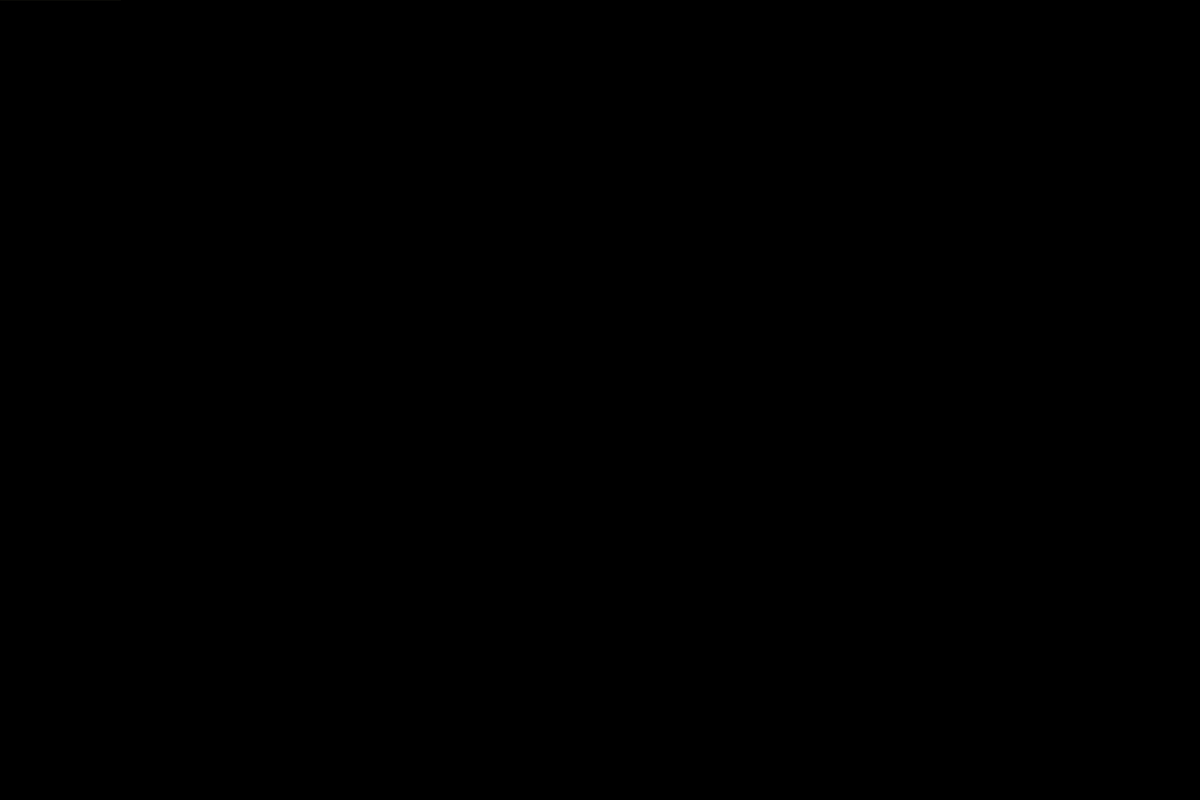
Frame 1 (no input)
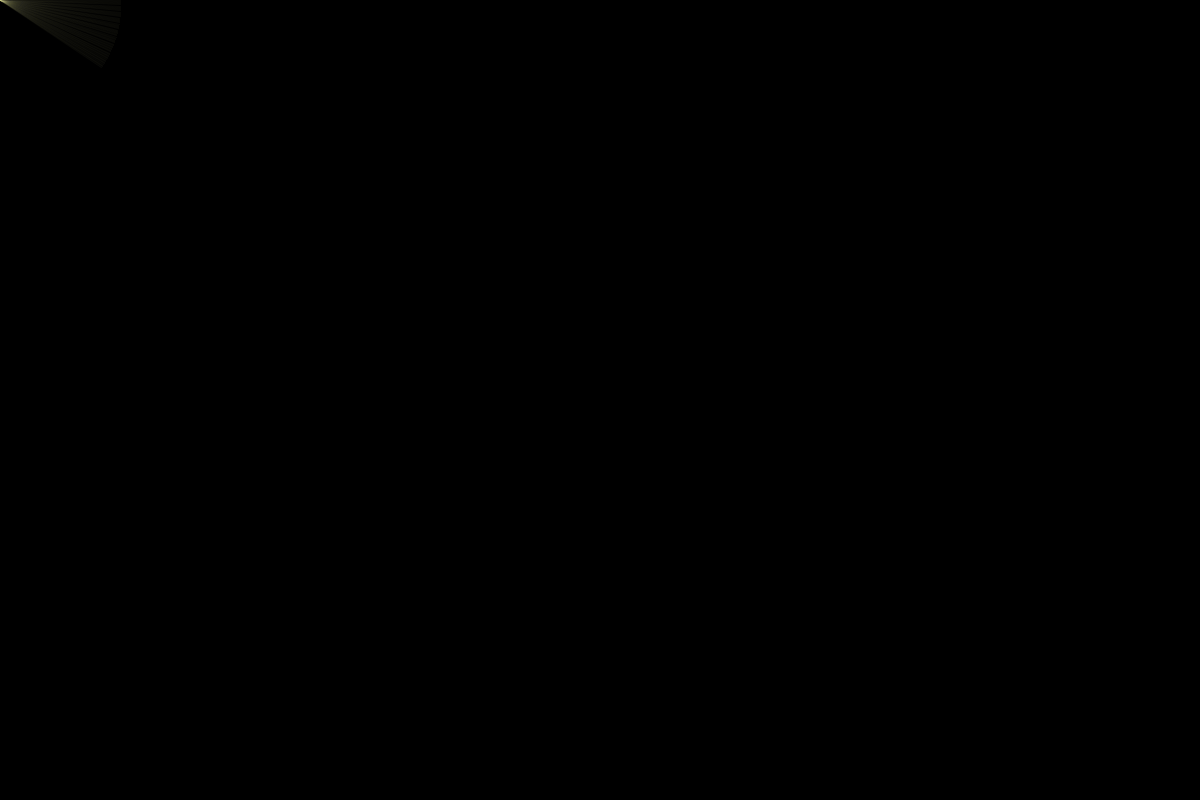
Frame 60 (the mouse pressed at the canvas centre just before this capture)
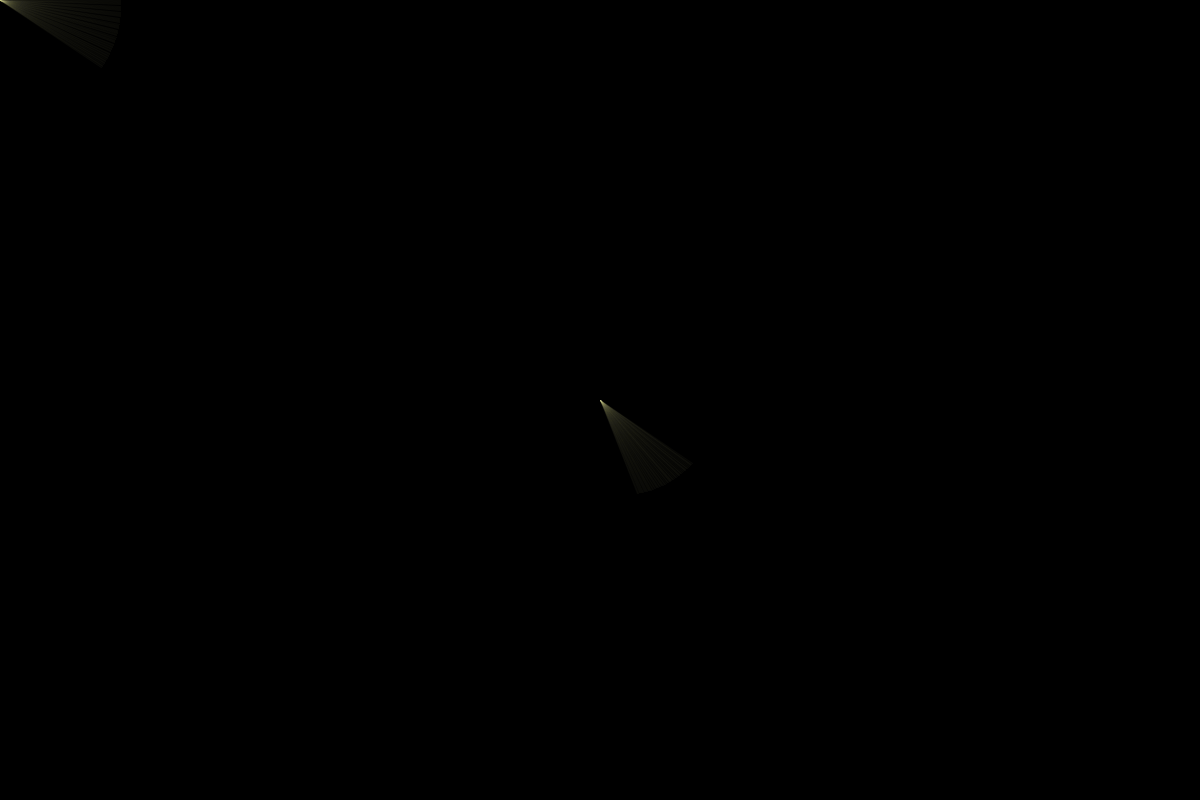
Frame 120 (the mouse held since frame 60 and released just before this capture)

The Processing sketch that drew these frames (run headless with seeded random() and noise(); from frame 60 on, the mouse is pressed at the canvas centre):

// Processing sketch: processing_178922
// ── processing_178922.pde


 float theta = 0;
 float rad;
 float al = 10;
 
 int count = 0;

void setup(){
 size(1200, 800);
 smooth();
 frameRate(200);
 background(0);
 rad = random(10); 
  stroke(240, 240, 150, al);
}

void draw(){
 
  star(width/2, height/2, 300, 300);
  
}



void star(float xpos, float ypos, float xsize,float ysize){ 

 rad += 0.001;
 float x = mouseX + ((noise(rad)*xsize)*cos(theta));
 float y = mouseY + ((noise(rad)*ysize)*sin(theta));

 line(mouseX, mouseY, x, y);
 
 switch(count%3){
   case 1:
    line(mouseX-100, mouseY, x, y);
    //break;
    case 2:
     line(mouseX+100, mouseY, x, y);
     //break;
     case 0:
     break;
 }
 
 theta+=0.01;
 al += 0.01;
 
 if(al > 20){
   stroke(random(255), random(255), random(255), al);
   al = -1;
 }
 if(al<0){
   al = 1;
   count++;
 }
}

void mousePressed(){
 setup(); 
}
